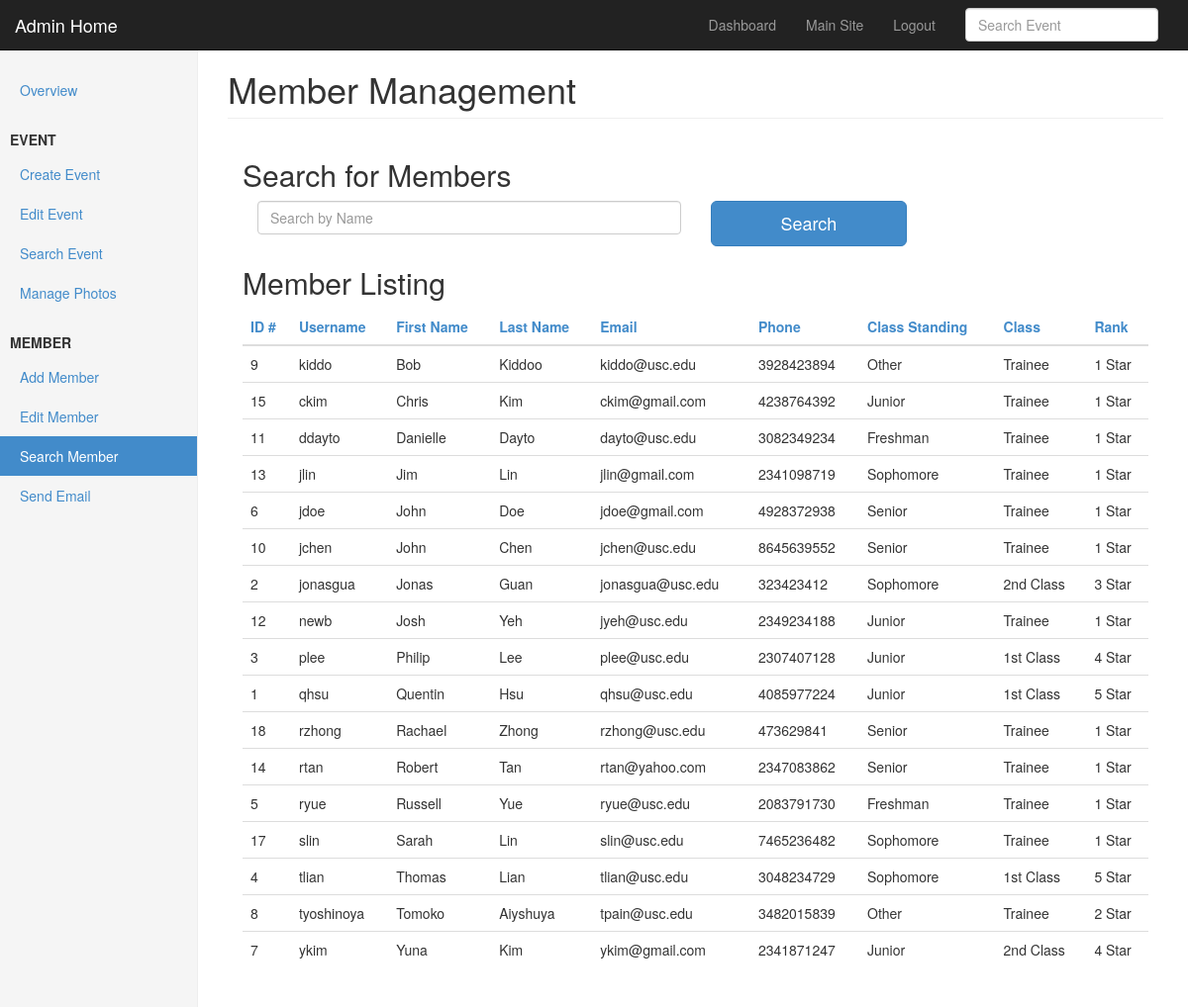
The page /searchMem.php on the database its author committed.
### tables this page shows
CREATE TABLE IF NOT EXISTS `MEMBER` (
  `MEMBER_ID` int(20) unsigned NOT NULL AUTO_INCREMENT,
  `MAJOR_ID` int(20) NOT NULL,
  `CLASS_ID` int(20) unsigned NOT NULL,
  `RANK_ID` int(20) unsigned NOT NULL,
  `CLASS_STAND_ID` int(20) unsigned NOT NULL,
  `USERNAME` varchar(20) NOT NULL,
  `PASSWORD` varchar(255) NOT NULL,
  `FIRST_NAME` text NOT NULL,
  `LAST_NAME` text NOT NULL,
  `PHONE` text NOT NULL,
  `EMAIL` text NOT NULL,
  `GRAD_YEAR` year(4) NOT NULL,
  `JOIN_DATE` date NOT NULL,
  `ACTIVE` tinyint(1) NOT NULL,
  `COMMENTS` longtext NOT NULL,
  UNIQUE KEY `MEMBER_ID` (`MEMBER_ID`),
  UNIQUE KEY `USERNAME` (`USERNAME`),
  KEY `CLASS_ID` (`CLASS_ID`),
  KEY `RANK_ID` (`RANK_ID`),
  KEY `CLASS_STAND_ID` (`CLASS_STAND_ID`),
  KEY `MAJOR_ID` (`MAJOR_ID`)
);

CREATE TABLE IF NOT EXISTS `CLASS_STANDING` (
  `CLASS_STAND_ID` int(20) unsigned NOT NULL AUTO_INCREMENT,
  `NAME` text NOT NULL,
  `DESCRIPTION` mediumtext NOT NULL,
  PRIMARY KEY (`CLASS_STAND_ID`)
);

CREATE TABLE IF NOT EXISTS `CLASS` (
  `CLASS_ID` int(20) unsigned NOT NULL AUTO_INCREMENT,
  `NAME` varchar(40) NOT NULL,
  `DESCRIPTION` mediumtext NOT NULL,
  PRIMARY KEY (`CLASS_ID`)
);

CREATE TABLE IF NOT EXISTS `RANK` (
  `RANK_ID` int(20) unsigned NOT NULL AUTO_INCREMENT,
  `NAME` varchar(40) NOT NULL,
  `DESCRIPTION` mediumtext NOT NULL,
  PRIMARY KEY (`RANK_ID`)
);

### searchMem.php (the view, shortened to what this page needs)
<!DOCTYPE html>
<html lang="en">
<head>
  <link href="css/bootstrap.css" rel="stylesheet">
  <link href="css/dashboard.css" rel="stylesheet">
  <?php
  include('connect.php');
  $query = "SELECT MEMBER_ID, FIRST_NAME, LAST_NAME, USERNAME, PHONE, EMAIL, CLASS.NAME AS CNAME, RANK.NAME AS RNAME, CLASS_STANDING.NAME AS CSNAME, ACTIVE ";
  $query .= "FROM MEMBER LEFT JOIN CLASS ON MEMBER.CLASS_ID = CLASS.CLASS_ID LEFT JOIN RANK ON MEMBER.RANK_ID = RANK.RANK_ID LEFT JOIN CLASS_STANDING ON MEMBER.CLASS_STAND_ID = CLASS_STANDING.CLASS_STAND_ID ";
  if(isset($_GET['sort'])){
    $sort = $_GET['sort'];
    str_replace("'", "", $sort);
    echo $sort;
    $query .= "ORDER BY $sort";
  }
  else{
    $query .= "ORDER BY FIRST_NAME";
  }
  $result = mysqli_query($con, $query) or die("Query failed." . mysqli_error($con));
  $allmembers = "";
  while($row = mysqli_fetch_array($result)){
    $allmembers .= "<tr data-id={$row['MEMBER_ID']} onclick='submit(this)'>";
    $allmembers .= "<td>{$row['MEMBER_ID']}</td>";
    $allmembers .= "<td>{$row['USERNAME']}</td>";
    $allmembers .= "<td>{$row['FIRST_NAME']}</td>";
    $allmembers .= "<td>{$row['LAST_NAME']}</td>";
    $allmembers .= "<td>{$row['EMAIL']}</td>";
    $allmembers .= "<td>{$row['PHONE']}</td>";
    $allmembers .= "<td>{$row['CSNAME']}</td>";
    $allmembers .= "<td>{$row['CNAME']}</td>";
    $allmembers .= "<td>{$row['RNAME']}</td>";
    $allmembers .= "</tr>\n";
  }
  ?>
</head>
<body>
  <div class="navbar navbar-inverse navbar-fixed-top" role="navigation">
    <div class="container-fluid">
      <div class="navbar-header">
        <a class="navbar-brand" href="portal.php">Admin Home</a>
      </div>
      <div class="navbar-collapse collapse">
        <form class="navbar-form navbar-right" action="searchEvent.php" method="POST">
          <input type="text" class="form-control" placeholder="Search Event" name="search">
        </form>
        <ul class="nav navbar-nav navbar-right">
          <li><a href="portal.php">Dashboard</a></li>
          <li><a href="index.php">Main Site</a></li>
          <li><a href="logout.php">Logout</a></li>
        </ul>
      </div>
    </div>
  </div>
  <div class="container-fluid">
    <div class="row">
      <div class="col-sm-3 col-md-2 sidebar">
        <ul class="nav nav-sidebar">
          <li><a href="portal.php">Overview</a></li>
        </ul>
        <ul class="nav nav-sidebar">
          <li><label for="">EVENT</label></li>
          <li><a href="createEvent.php">Create Event</a></li>
          <li><a href="editEvent.php">Edit Event</a></li>
          <li><a href="searchEvent.php">Search Event</a></li>
          <li><a href="photoManage.php">Manage Photos</a></li>
        </ul>
        <ul class="nav nav-sidebar">
          <li><label for="">MEMBER</label></li>
          <li><a href="addMember.php">Add Member</a></li>
          <li><a href="editMember.php">Edit Member</a></li>
          <li class="active"><a href="searchMem.php">Search Member</a></li>
          <li><a href="sendEmail.php">Send Email</a></li>
        </ul>
      </div>
      <div class="col-sm-9 col-sm-offset-3 col-md-10 col-md-offset-2 main">
        <h1 class="page-header">Member Management</h1>
        <div class="container">
          <h2 class="form-heading">Search for Members</h2>
          <form class="form-horizontal" action="searchMem.php" method="POST">
            <div class="col-md-6">
              <input type="text" class="form-control input-medium search-query" name="search" placeholder="Search by Name" value="<?php if(isset($_POST['search'])) print $_POST['search']?>" autofocus>
            </div>
            <div class="col-md-3">
              <button type="submit" class="btn btn-lg btn-primary btn-block"> Search</button>
            </div>
            <div class="col-md-3"></div>
          </form>
        </div>
        <div class="container">
          <h2 class="form-heading">Member Listing</h2>
          <div class="table-responsive">
            <table class="table table-hover">
              <thead>
                <tr>
                  <th><a href="?sort=member_id">ID #</a></th>
                  <th><a href="?sort=username">Username</a></th>
                  <th><a href="?sort=first_name">First Name</a></th>
                  <th><a href="?sort=last_name">Last Name</a></th>
                  <th><a href="?sort=email">Email</a></th>
                  <th><a href="?sort=phone">Phone</a></th>
                  <th><a href="?sort=csname">Class Standing</a></th>
                  <th><a href="?sort=cname">Class</a></th>
                  <th><a href="?sort=rname">Rank</a></th>
                </tr>
              </thead>
              <tbody>
                <?php print $allmembers?>
              </tbody>
            </table>
          </div>
        </div>
      </div>
    </div>
  </div>
</body>
</html>

### css/dashboard.css (style rules this page uses)
body { padding-top: 50px; }
.sidebar { display: none; }
@media (min-width: 768px) { .sidebar { position: fixed; top: 51px; bottom: 0; left: 0; z-index: 1000; display: block; padding: 20px; overflow-x: hidden; overflow-y: auto; background-color: #f5f5f5; border-right: 1px solid #eee; } }
.nav-sidebar { margin-right: -21px; margin-bottom: 20px; margin-left: -20px; }
.nav-sidebar > li > label { padding-right: 20px; padding-left: 10px; }
.nav-sidebar > li > a { padding-right: 20px; padding-left: 20px; }
.nav-sidebar > .active > a { color: #fff; background-color: #428bca; }
.main { padding: 20px; }
@media (min-width: 768px) { .main { padding-right: 40px; padding-left: 40px; } }
.main .page-header { margin-top: 0; }

### rows shown on the page
member: MEMBER_ID "9", USERNAME "kiddo", FIRST_NAME "Bob", LAST_NAME "Kiddoo", EMAIL "kiddo@usc.edu", PHONE "3928423894", CLASS_STAND_ID.NAME "Other", CLASS_ID.NAME "Trainee", RANK_ID.NAME "1 Star"
member: MEMBER_ID "15", USERNAME "ckim", FIRST_NAME "Chris", LAST_NAME "Kim", EMAIL "ckim@gmail.com", PHONE "4238764392", CLASS_STAND_ID.NAME "Junior", CLASS_ID.NAME "Trainee", RANK_ID.NAME "1 Star"
member: MEMBER_ID "11", USERNAME "ddayto", FIRST_NAME "Danielle", LAST_NAME "Dayto", EMAIL "dayto@usc.edu", PHONE "3082349234", CLASS_STAND_ID.NAME "Freshman", CLASS_ID.NAME "Trainee", RANK_ID.NAME "1 Star"
member: MEMBER_ID "13", USERNAME "jlin", FIRST_NAME "Jim", LAST_NAME "Lin", EMAIL "jlin@gmail.com", PHONE "2341098719", CLASS_STAND_ID.NAME "Sophomore", CLASS_ID.NAME "Trainee", RANK_ID.NAME "1 Star"
member: MEMBER_ID "6", USERNAME "jdoe", FIRST_NAME "John", LAST_NAME "Doe", EMAIL "jdoe@gmail.com", PHONE "4928372938", CLASS_STAND_ID.NAME "Senior", CLASS_ID.NAME "Trainee", RANK_ID.NAME "1 Star"
member: MEMBER_ID "10", USERNAME "jchen", FIRST_NAME "John", LAST_NAME "Chen", EMAIL "jchen@usc.edu", PHONE "8645639552", CLASS_STAND_ID.NAME "Senior", CLASS_ID.NAME "Trainee", RANK_ID.NAME "1 Star"
member: MEMBER_ID "2", USERNAME "jonasgua", FIRST_NAME "Jonas", LAST_NAME "Guan", EMAIL "jonasgua@usc.edu", PHONE "323423412", CLASS_STAND_ID.NAME "Sophomore", CLASS_ID.NAME "2nd Class", RANK_ID.NAME "3 Star"
member: MEMBER_ID "12", USERNAME "newb", FIRST_NAME "Josh", LAST_NAME "Yeh", EMAIL "jyeh@usc.edu", PHONE "2349234188", CLASS_STAND_ID.NAME "Junior", CLASS_ID.NAME "Trainee", RANK_ID.NAME "1 Star"
member: MEMBER_ID "3", USERNAME "plee", FIRST_NAME "Philip", LAST_NAME "Lee", EMAIL "plee@usc.edu", PHONE "2307407128", CLASS_STAND_ID.NAME "Junior", CLASS_ID.NAME "1st Class", RANK_ID.NAME "4 Star"
member: MEMBER_ID "1", USERNAME "qhsu", FIRST_NAME "Quentin", LAST_NAME "Hsu", EMAIL "qhsu@usc.edu", PHONE "4085977224", CLASS_STAND_ID.NAME "Junior", CLASS_ID.NAME "1st Class", RANK_ID.NAME "5 Star"
member: MEMBER_ID "18", USERNAME "rzhong", FIRST_NAME "Rachael", LAST_NAME "Zhong", EMAIL "rzhong@usc.edu", PHONE "473629841", CLASS_STAND_ID.NAME "Senior", CLASS_ID.NAME "Trainee", RANK_ID.NAME "1 Star"
member: MEMBER_ID "14", USERNAME "rtan", FIRST_NAME "Robert", LAST_NAME "Tan", EMAIL "rtan@yahoo.com", PHONE "2347083862", CLASS_STAND_ID.NAME "Senior", CLASS_ID.NAME "Trainee", RANK_ID.NAME "1 Star"
member: MEMBER_ID "5", USERNAME "ryue", FIRST_NAME "Russell", LAST_NAME "Yue", EMAIL "ryue@usc.edu", PHONE "2083791730", CLASS_STAND_ID.NAME "Freshman", CLASS_ID.NAME "Trainee", RANK_ID.NAME "1 Star"
member: MEMBER_ID "17", USERNAME "slin", FIRST_NAME "Sarah", LAST_NAME "Lin", EMAIL "slin@usc.edu", PHONE "7465236482", CLASS_STAND_ID.NAME "Sophomore", CLASS_ID.NAME "Trainee", RANK_ID.NAME "1 Star"
member: MEMBER_ID "4", USERNAME "tlian", FIRST_NAME "Thomas", LAST_NAME "Lian", EMAIL "tlian@usc.edu", PHONE "3048234729", CLASS_STAND_ID.NAME "Sophomore", CLASS_ID.NAME "1st Class", RANK_ID.NAME "5 Star"
member: MEMBER_ID "8", USERNAME "tyoshinoya", FIRST_NAME "Tomoko", LAST_NAME "Aiyshuya", EMAIL "tpain@usc.edu", PHONE "3482015839", CLASS_STAND_ID.NAME "Other", CLASS_ID.NAME "Trainee", RANK_ID.NAME "2 Star"
member: MEMBER_ID "7", USERNAME "ykim", FIRST_NAME "Yuna", LAST_NAME "Kim", EMAIL "ykim@gmail.com", PHONE "2341871247", CLASS_STAND_ID.NAME "Junior", CLASS_ID.NAME "2nd Class", RANK_ID.NAME "4 Star"
